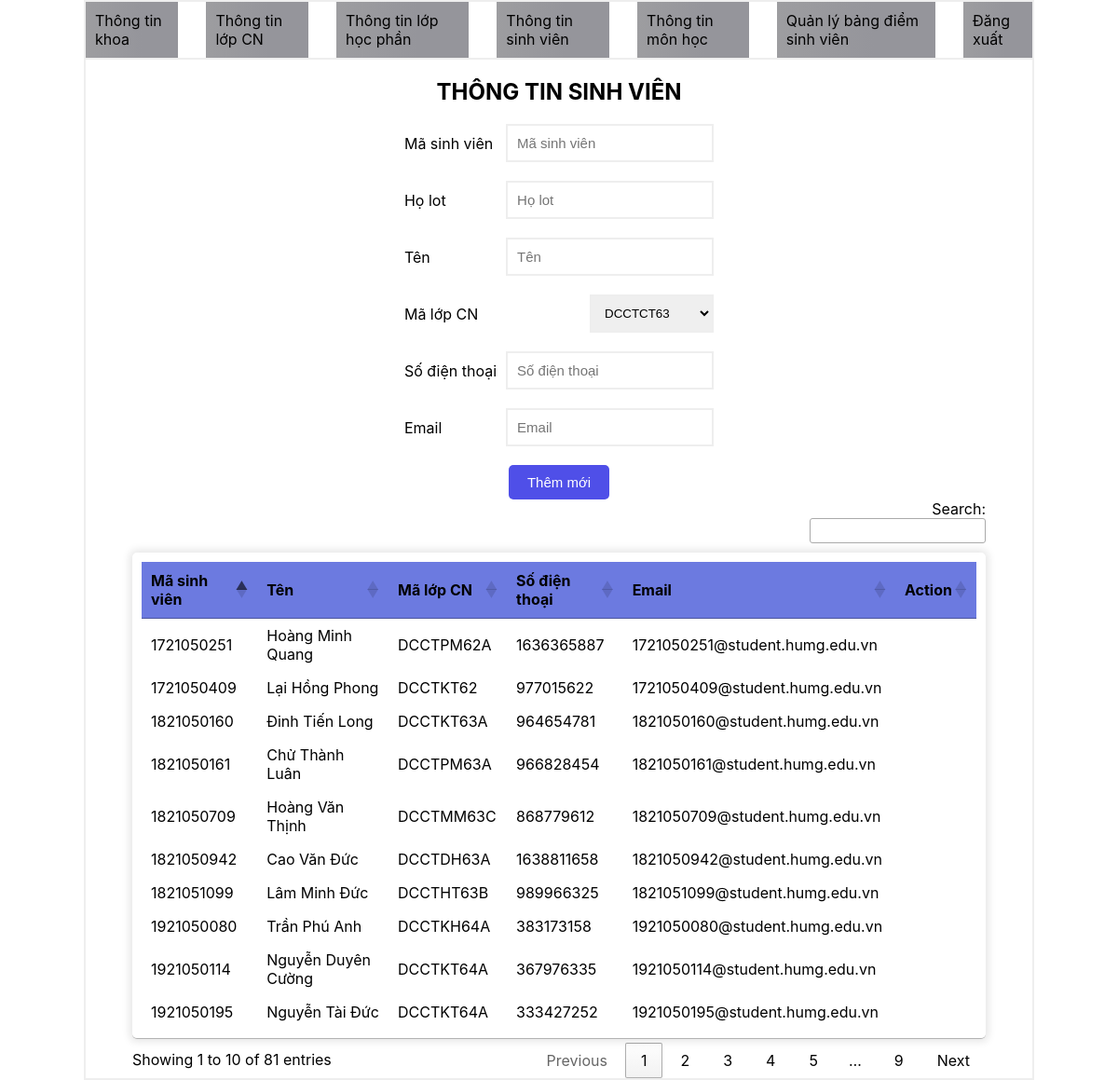
The page /admin/sinhvien.php (signed in) on the database its author committed.
### tables this page shows
CREATE TABLE `tbl_sinhvien` (
  `msv` varchar(10) NOT NULL,
  `holot` varchar(20) DEFAULT NULL,
  `ten` varchar(10) DEFAULT NULL,
  `mlcn` varchar(10) DEFAULT NULL,
  `sodidong` varchar(15) DEFAULT NULL,
  `email` varchar(30) DEFAULT NULL
);

### admin/sinhvien.php (the view, shortened to what this page needs)
<?php
include('../database/config.php');
?>
<!DOCTYPE html>
<html lang="en">
<head>
    <link href="https://fonts.cdnfonts.com/css/sf-pro-display" rel="stylesheet">
    <link rel="stylesheet" href="./assets/css/style.css">
    <link rel="stylesheet" href="https://cdn.datatables.net/1.13.6/css/jquery.dataTables.css" />
</head>
<body>
    <?php include('./header.php') ?>
    <main>
        <article>
            <div class="box-parent">
                <div class="container">
                    <div class="box">
                        <h2 class="box-title">THÔNG TIN SINH VIÊN</h2>
                        <?php
                        $stmt_sl_sv = $pdo->prepare("SELECT * FROM tbl_sinhvien");
                        $stmt_sl_sv->execute();
                        $result_sl_sv = $stmt_sl_sv->fetchAll(PDO::FETCH_ASSOC);
                        $stmt_sl_mlcn = $pdo->prepare("SELECT mlcn FROM tbl_lopchuyennghanh");
                        $stmt_sl_mlcn->execute();
                        $result_sl_mlcn = $stmt_sl_mlcn->fetchAll(PDO::FETCH_ASSOC);
                        ?>
                        <form action="" method="POST" class="box-form">
                            <div class="form-group">
                                <label>Mã sinh viên</label>
                                <input type="number" name="msv" placeholder="Mã sinh viên" required>
                            </div>
                            <div class="form-group">
                                <label>Họ lot</label>
                                <input type="text" name="holot" placeholder="Họ lot" required>
                            </div>
                            <div class="form-group">
                                <label>Tên</label>
                                <input type="text" name="ten" placeholder="Tên" required>
                            </div>
                            <div class="form-group">
                                <label>Mã lớp CN</label>
                                <select name="mlcn" id="">
                                    <?php foreach ($result_sl_mlcn as $row) { ?>
                                        <option value="<?= $row['mlcn'] ?>">
                                            <?= $row['mlcn'] ?>
                                        </option>
                                    <?php } ?>
                                </select>
                            </div>
                            <div class="form-group">
                                <label>Số điện thoại</label>
                                <input type="number" name="sdt" placeholder="Số điện thoại" required>
                            </div>
                            <div class="form-group">
                                <label>Email</label>
                                <input type="email" name="email" placeholder="Email" required>
                            </div>
                            <button name="add_btn" class="add_btn">Thêm mới</button>
                        </form>
                        <table class="table-content" id="danhsach">
                            <thead>
                                <th>Mã sinh viên</th>
                                <th>Tên</th>
                                <th>Mã lớp CN</th>
                                <th>Số điện thoại</th>
                                <th>Email</th>
                                <th>Action</th>
                            </thead>
                            <tbody>
                                <?php foreach ($result_sl_sv as $row) { ?>
                                    <tr>
                                        <td>
                                            <?= $row['msv'] ?>
                                        </td>
                                        <td>
                                            <?= $row['holot'] . ' ' . $row['ten'] ?>
                                        </td>
                                        <td>
                                            <?= $row['mlcn'] ?>
                                        </td>
                                        <td>
                                            <?= $row['sodidong'] ?>
                                        </td>
                                        <td>
                                            <?= $row['email'] ?>
                                        </td>
                                        <td
                                            style="display: flex; align-items: center; justify-content: center; gap: 1.5rem; font-size: 2rem;">
                                        </td>
                                    </tr>
                                <?php } ?>
                            </tbody>
                        </table>
                    </div>
                </div>
            </div>
        </article>
    </main>
</body>
</html>

### admin/assets/css/style.css (style rules this page uses)
:root { --font: 'SF Pro Display', sans-serif; --yellow: #ffdd00; --blue: #212b5b; --light_blue: #f2f4fa; --dark_blue: #1c2c5e; --white: #fff; }
input { display: block; }
button { cursor: pointer; }
.container { padding-inline: 9rem; }
html { font-size: 62.5%; font-family: var(--font); }
body { background-color: var(--white); font-size: 1.6rem; }
.box-parent { height: 100vh; }
.box-parent .container { height: 100%; }
.box { border: 2px solid #eee; height: max-content; }
.box-title { text-align: center; margin-block: 2rem; }
.box-form { max-width: max-content; margin-inline: auto; display: flex; flex-direction: column; row-gap: 2rem; }
.form-group { display: flex; align-items: center; gap: 1rem; }
.form-group input { border: 2px solid #eee; padding: 1rem; font-size: 1.5rem; margin-left: auto; }
.form-group select { margin-left: auto; border: 2px solid #eee; padding: 1rem; }
.add_btn { border: none; padding: 1rem 2rem; background-color: rgb(79, 79, 232); color: var(--white); font-size: 1.5rem; max-width: max-content; margin: auto; border-radius: 0.5rem; }
.table-content { margin: auto; margin-top: 5rem; width: 80%; }
.table-content, .table-content tr td, .table-content th { border-collapse: collapse; padding: 1rem; }
.table-content { border-radius: 0.5rem; overflow: hidden; box-shadow: 0px 0px 8px 3px rgba(0, 0, 0, 0.1); text-align: start; }
.table-content th { background-color: #6c7ae0; }
.table-content tr { border-bottom: 1px solid #eee; }

### admin/sinhvien.php (style rules this page uses)
.box { padding-inline: 5rem; }

### rows shown on the page
tbl_sinhvien: msv "1721050251", holot "Hoàng Minh", ten "Quang", mlcn "DCCTPM62A", sodidong "1636365887", email "1721050251@student.humg.edu.vn"
tbl_sinhvien: msv "1721050409", holot "Lại Hồng", ten "Phong", mlcn "DCCTKT62", sodidong "977015622", email "1721050409@student.humg.edu.vn"
tbl_sinhvien: msv "1821050160", holot "Đinh Tiến", ten "Long", mlcn "DCCTKT63A", sodidong "964654781", email "1821050160@student.humg.edu.vn"
tbl_sinhvien: msv "1821050161", holot "Chử Thành", ten "Luân", mlcn "DCCTPM63A", sodidong "966828454", email "1821050161@student.humg.edu.vn"
tbl_sinhvien: msv "1821050709", holot "Hoàng Văn", ten "Thịnh", mlcn "DCCTMM63C", sodidong "868779612", email "1821050709@student.humg.edu.vn"
tbl_sinhvien: msv "1821050942", holot "Cao Văn", ten "Đức", mlcn "DCCTDH63A", sodidong "1638811658", email "1821050942@student.humg.edu.vn"
tbl_sinhvien: msv "1821051099", holot "Lâm Minh", ten "Đức", mlcn "DCCTHT63B", sodidong "989966325", email "1821051099@student.humg.edu.vn"
tbl_sinhvien: msv "1921050080", holot "Trần Phú", ten "Anh", mlcn "DCCTKH64A", sodidong "383173158", email "1921050080@student.humg.edu.vn"
tbl_sinhvien: msv "1921050114", holot "Nguyễn Duyên", ten "Cường", mlcn "DCCTKT64A", sodidong "367976335", email "1921050114@student.humg.edu.vn"
tbl_sinhvien: msv "1921050195", holot "Nguyễn Tài", ten "Đức", mlcn "DCCTKT64A", sodidong "333427252", email "1921050195@student.humg.edu.vn"

### other values the page prints
form field mlcn "DCCTCT63"
